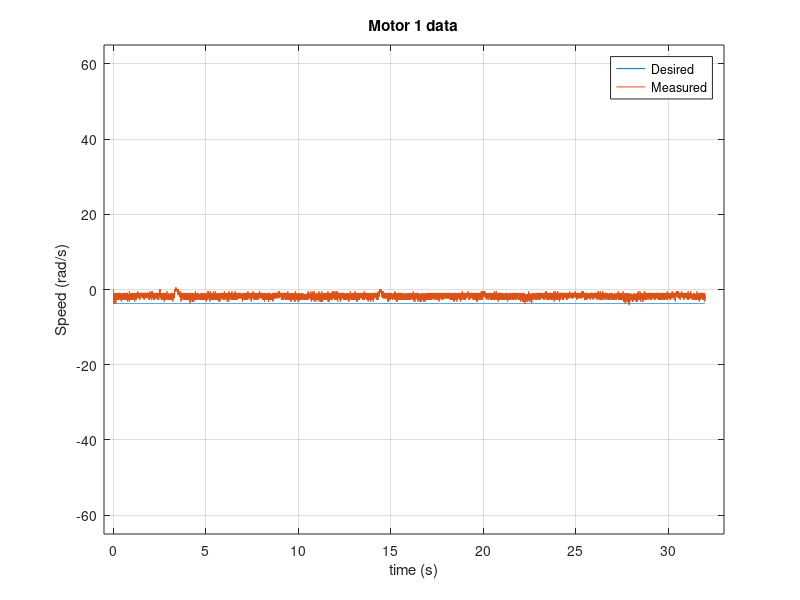
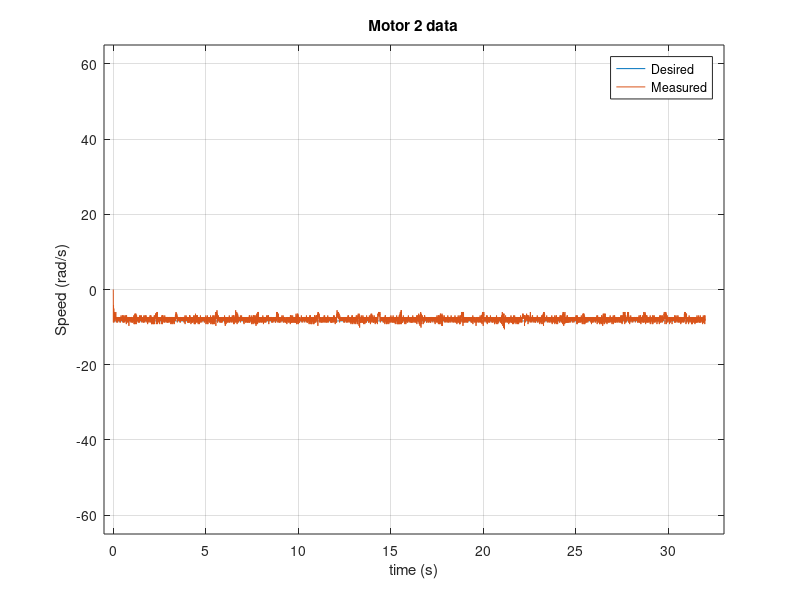
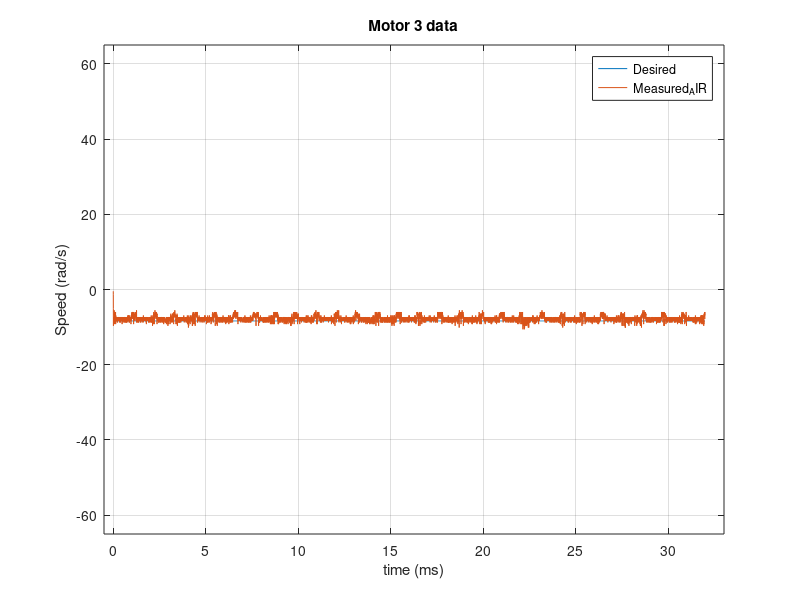
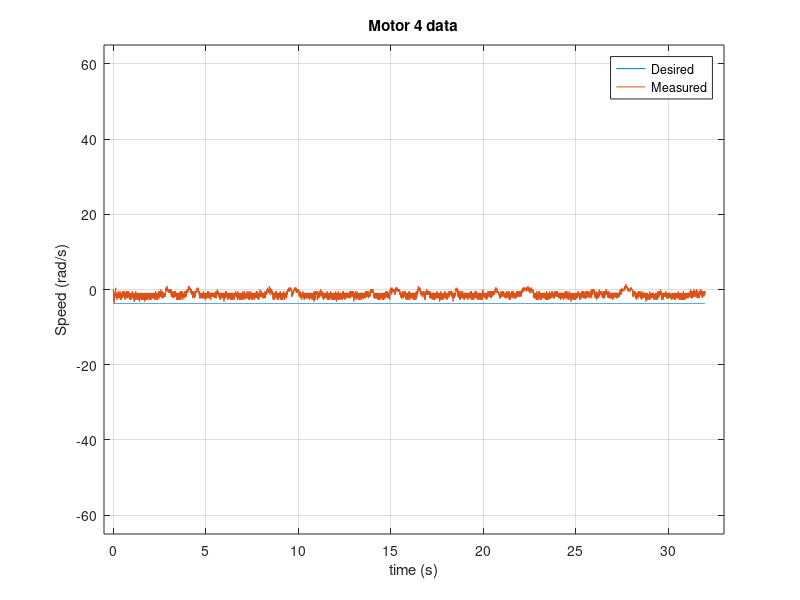

Recreate these plots in MATLAB, in order.
clc
clear all
close all
data = csvread('TrajectoryFeedbackOUTPUT_08_01_20.csv');

i = length(data);
l =  i - 1;
tlength = l / 500;
t = 0:0.002:tlength;
M1 = data([1:i],2);
M2 = data([1:i],3);
M3 = data([1:i],4);
M4 = data([1:i],5);

%% Motor 1
for i = 1:15987
    IN(i) = -3.71;
end
IN = IN';
plot(t, IN);
hold on
grid on
plot(t, M1);
title('Motor 1 data')
xlabel('time (s)') 
ylabel('Speed (rad/s)') 
xlim([-0.5 33])
ylim([-65 65])
legend({'Desired','Measured'},'Location','northeast')
%% Motor 2
for i = 1:15987
    IN(i) = -8.36;
end
figure;
plot(t, IN);
hold on
grid on
plot(t, M2);
title('Motor 2 data')
xlabel('time (s)') 
ylabel('Speed (rad/s)') 
xlim([-0.5 33])
ylim([-65 65])
legend({'Desired','Measured'},'Location','northeast')
%% Motor 3
figure;
plot(t, IN);
hold on
grid on
plot(t, M3);
title('Motor 3 data')
xlabel('time (ms)') 
ylabel('Speed (rad/s)') 
xlim([-0.5 33])
ylim([-65 65])
legend({'Desired','Measured_AIR'},'Location','northeast')
%% Motor 4
for i = 1:15987
    IN(i) = -3.71;
end
figure;
plot(t, IN);
hold on
grid on
plot(t, M4);
title('Motor 4 data')
xlabel('time (s)') 
ylabel('Speed (rad/s)') 
xlim([-0.5 33])
ylim([-65 65])
legend({'Desired','Measured'},'Location','northeast')